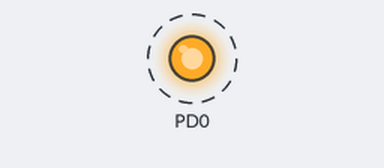
Bench run of a program on a simulated ATmega168, built with avr-gcc and emulated at 1 MHz. On the bench: output pins drawn as LEDs (lit = HIGH). Dashed ring = blinking.

Above: at 0.5 s.
Timing chart, 0 to 4.6 s (numbered marks = the images above):
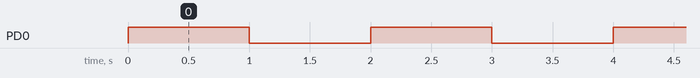

Measured:
- by itself, PD0: alternates HIGH for 1.0 s and LOW for 1.0 s

The program:

main.cpp
```cpp
/*
 * Prosjekt1.cpp
 *
 * Created: 09.10.2017 11.08.05
 * Author : Barstad
 */

#ifndef F_CPU
#define F_CPU 1000000UL
#endif

#include <avr/io.h>			// Header file for input/output functions
#include <util/delay.h>		// delay/timer libraries


int main(void)
{
    DDRD |= (1 << PD0);		// set PD0 as output
	PORTD &= ~(1 << PD0);	// set PD0 to low

    while (1)
    {
		// LED on
		PORTD |= (1 << PD0);		// set PD0 high
		_delay_ms(1000);

		// LED off
		PORTD &= ~(1 << PD0);		// set PD0 low
		_delay_ms(1000);

    }
}
```
